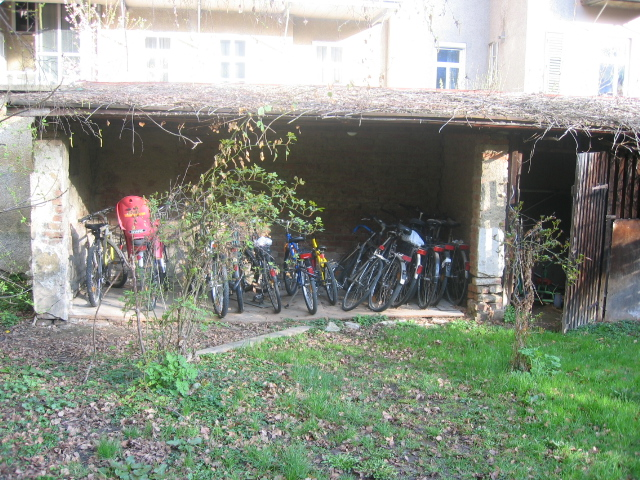
#> input picture experiment1/bike_001.bmp, 640 x 480 px, found by its file name
$ jupyter execute steghide.ipynb
#> lines starting #> are read from the running program, lines starting #| are printed output that depends on the picture
[cell 1]
import skimage as ski
print(ski.__version__)

[cell 2]
import skimage.metrics as sm
from skimage.io import imread
import numpy as np
import matplotlib.pyplot as plt

original = imread('../original_images_BMP/bike/bike_001.bmp')
#> original is the input picture: shape (480, 640, 3); mean R, G, B 140.5, 147.4, 134.5
stego = imread('../steghide_images/bike/bike_001.bmp')

fig, axs = plt.subplots(1, 2, figsize=(10, 5))

axs[0].imshow(original)
axs[0].axis('off')
axs[0].set_title('Original')

axs[1].imshow(stego)
axs[1].axis('off')
axs[1].set_title('Stego')

plt.show()
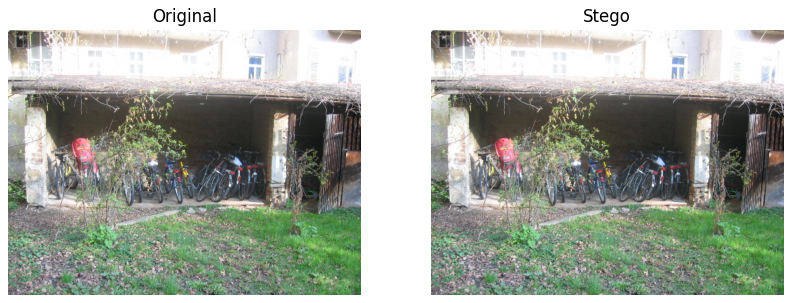
#> figure drawn by matplotlib, 2 panels

[cell 3]
psnrValue = sm.peak_signal_noise_ratio(original.astype(np.int32), stego.astype(np.int32), data_range=255)
#> psnrValue = inf
print(f'PSNR: {psnrValue} dB')
#| PSNR: inf dB

[cell 4]
minDimension = min(original.shape[:2])
#> minDimension = 480
windowSize = min(7, minDimension - (minDimension % 2 - 1))  # ensure odd window size
#> windowSize = 7


ssiValue = sm.structural_similarity(original.astype(np.int32), stego.astype(np.int32), data_range=255, win_size=windowSize, channel_axis=-1)    # Due to bmp typically stored in 8-bit unsigned integer format
#> ssiValue = 1
print(f'Structural Similarity Index: {ssiValue}')
#| Structural Similarity Index: 1.0

[cell 5]
# Build an excel files then
import openpyxl
from openpyxl.drawing.image import Image
import glob

ORIGINAL_IMAGE = '../original_images_BMP'
STEGO_IMAGE_PATH = '../steghide_images'

# Define a custom key function to extract the number after the last underscore
def get_number(fullFileName: str):
    filename = fullFileName.split('/')[-1]
    if '-' in filename:
        return int(filename.split('-')[-1].split('.')[0])
    elif '_' in filename:
        return int(filename.split('_')[-1].split('.')[0])
    periodCount = filename.count('.')
    if periodCount == 1:
        return int(filename.split('.')[0])
    elif periodCount == 2:
        return int(filename.split('.')[-2])

    raise ValueError(f'Cannot extract number from {filename}')

fullFolderNames = glob.glob(f'{ORIGINAL_IMAGE}/*')
folderNames = [folder.split('/')[-1] for folder in fullFolderNames]
workbook = openpyxl.Workbook()

for folder in folderNames:
    image_files = glob.glob(f'{ORIGINAL_IMAGE}/{folder}/*.bmp')
    stego_files = glob.glob(f'{STEGO_IMAGE_PATH}/{folder}/*.bmp')

    if len(image_files) != len(stego_files):
        print(f'Number of images in {folder} are not equal')
        continue

    sheet = workbook.create_sheet(folder)
    sheet.append(['Original Image', 'Stego Image', 'PSNR', 'SSI'])
    image_files = sorted(image_files, key=get_number)
    stego_files = sorted(stego_files, key=get_number)
    for index in range(len(image_files)):
        original_image = imread(image_files[index])
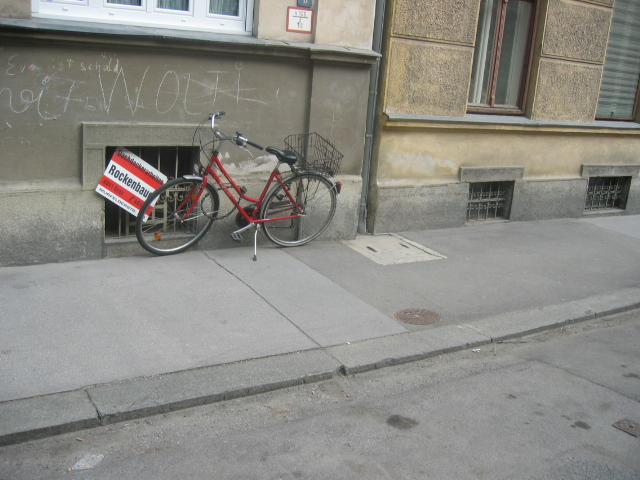
#> input picture original_images_BMP/bike/bike_042.bmp, 640 x 480 px
#> original_image is the input picture: shape (480, 640, 3); mean R, G, B 139.3, 137.9, 132.2
        stego_image = imread(stego_files[index])
        psnrValue = sm.peak_signal_noise_ratio(original_image.astype(np.int32), stego_image.astype(np.int32), data_range=255)

        # Calculate the SSIM
        minDimension = min(original_image.shape[:2])
        windowSize = min(7, minDimension - (minDimension % 2 - 1))
        ssiValue = sm.structural_similarity(original_image.astype(np.int32), stego_image.astype(np.int32), data_range=255, win_size=windowSize, channel_axis=-1)

        # Put in the cell of the excel file
        sheet.cell(row=index + 2, column=1).value = image_files[index]
        sheet.cell(row=index + 2, column=1).hyperlink = f'{image_files[index]}'
        sheet.cell(row=index + 2, column=1).style = 'Hyperlink'
        sheet.cell(row=index + 2, column=2).value = stego_files[index]
        sheet.cell(row=index + 2, column=2).hyperlink = f'{stego_files[index]}'
        sheet.cell(row=index + 2, column=2).style = 'Hyperlink'
        sheet.cell(row=index + 2, column=3).value = psnrValue
        sheet.cell(row=index + 2, column=4).value = ssiValue

workbook.save('metrics.xlsx')
